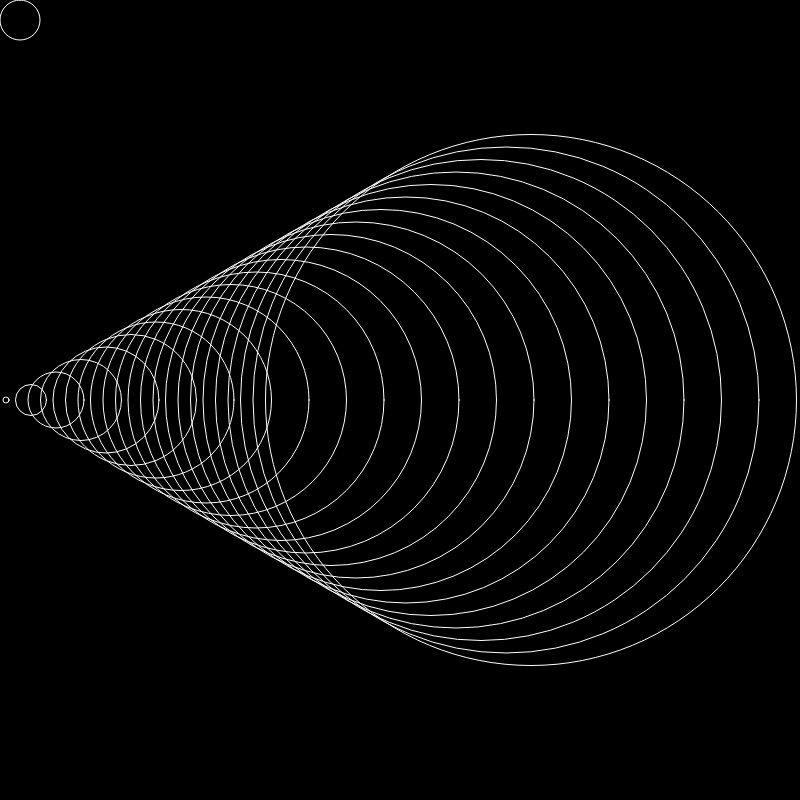
Frame 1 (no input)
Frame 60 (no input): identical to frame 1, image omitted
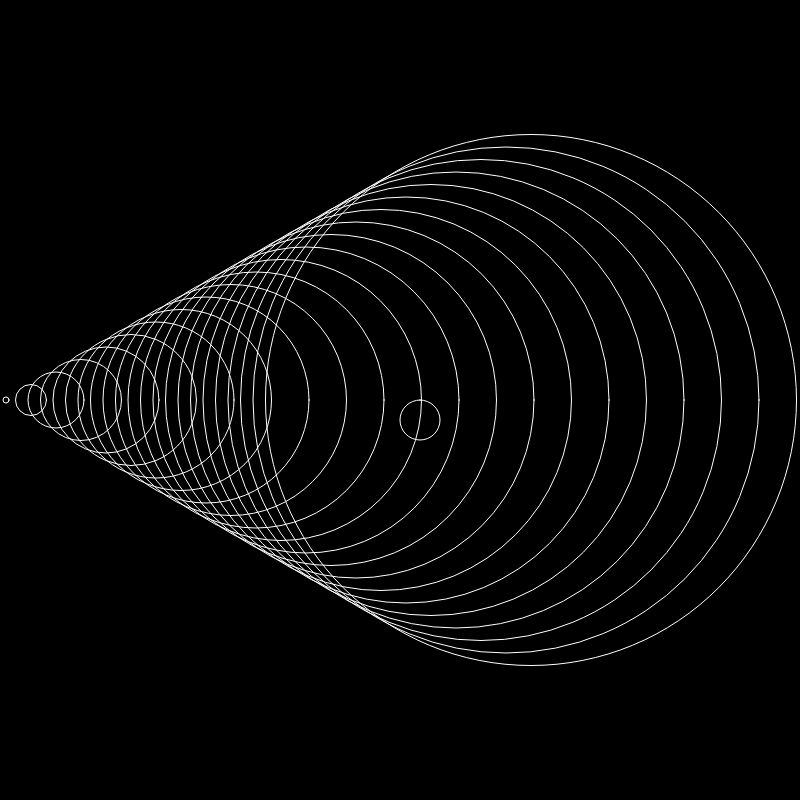
Frame 120 (the mouse pressed at the canvas centre since frame 60)

The p5.js sketch that drew these frames (run headless with seeded random() and noise() and a simulated clock; from frame 60 on, the mouse is pressed at the canvas centre):

// p5.js sketch
// ── sketch.js
let c = 30;

function setup() {
  createCanvas(800, 800);
  strokeCap(PROJECT);
}

function draw() {
  background(0);
  stroke(230, 150, 30);
  fill(255,60);
  let a = 6;
  let side = 100;

  let abstand=25;
  stroke(255)
  strokeWeight(1)

  fill(0,0);
  ellipse(a,height/2,a,a);

  a+=abstand;
  ellipse(a,height/2,a,a);

  a+=abstand;
  ellipse(a,height/2,a,a);

  a+=abstand;
  ellipse(a,height/2,a,a);

  a+=abstand;
  ellipse(a,height/2,a,a);

  a+=abstand;
  ellipse(a,height/2,a,a);

  a+=abstand;
  ellipse(a,height/2,a,a);

  a+=abstand;
  ellipse(a,height/2,a,a);

  a+=abstand;
  ellipse(a,height/2,a,a);

  a+=abstand;
  ellipse(a,height/2,a,a);

  a+=abstand;
  ellipse(a,height/2,a,a);

  a+=abstand;
  ellipse(a,height/2,a,a);

  a+=abstand;
  ellipse(a,height/2,a,a);

  a+=abstand;
  ellipse(a,height/2,a,a);

  a+=abstand;
  ellipse(a,height/2,a,a);

  a+=abstand;
  ellipse(a,height/2,a,a);

  a+=abstand;
  ellipse(a,height/2,a,a);

  a+=abstand;
  ellipse(a,height/2,a,a);

  a+=abstand;
  ellipse(a,height/2,a,a);

  a+=abstand;
  ellipse(a,height/2,a,a);

  a+=abstand;
  ellipse(a,height/2,a,a);

  a+=abstand;
  ellipse(a,height/2,a,a);


  rect(mouseX, mouseY, 40, 40, 40);


}
